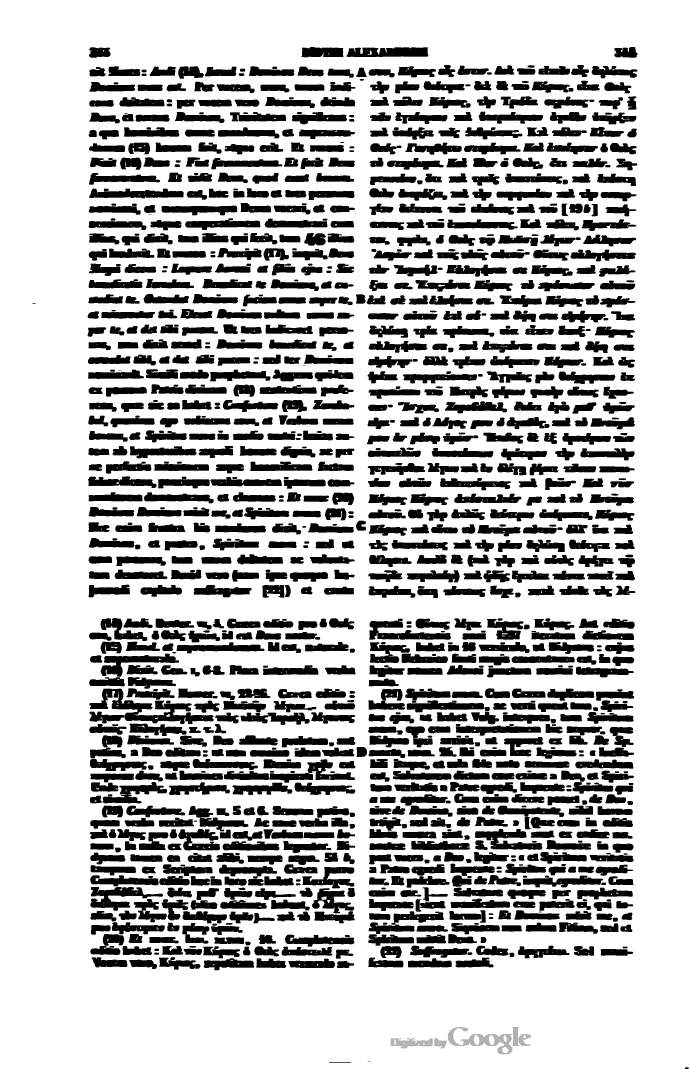
#> input picture .debris/2019-04-30 11.45.16.00/0177.pdf300___erosion.png, 2068 x 3205 px, given in place of 17.png, which was not available (shown at 1/3 size)
$ jupyter execute testPUNCT.ipynb
#> lines starting #> are read from the running program, lines starting #| are printed output that depends on the picture; after the words box and inside, x2 and y2 are one past the last pixel; in counts of white or black regions, pixels touching at a corner belong together; pictures that were not available may be replaced by others from this repository, and a replacement may not be noted
#> further down, img is the input picture: shape (3205, 2068); min 0, max 255, mean 186.8
[cell 1]
import cv2 as cv2
from matplotlib import pyplot as plt
import numpy as np
from pathlib import Path

[cell 2]
def cutPunctuation(img,wordname_path):
    #plt.imshow(img)
#> called with wordname_path = 'wordname_path'
    img = cv2.bitwise_not(img)
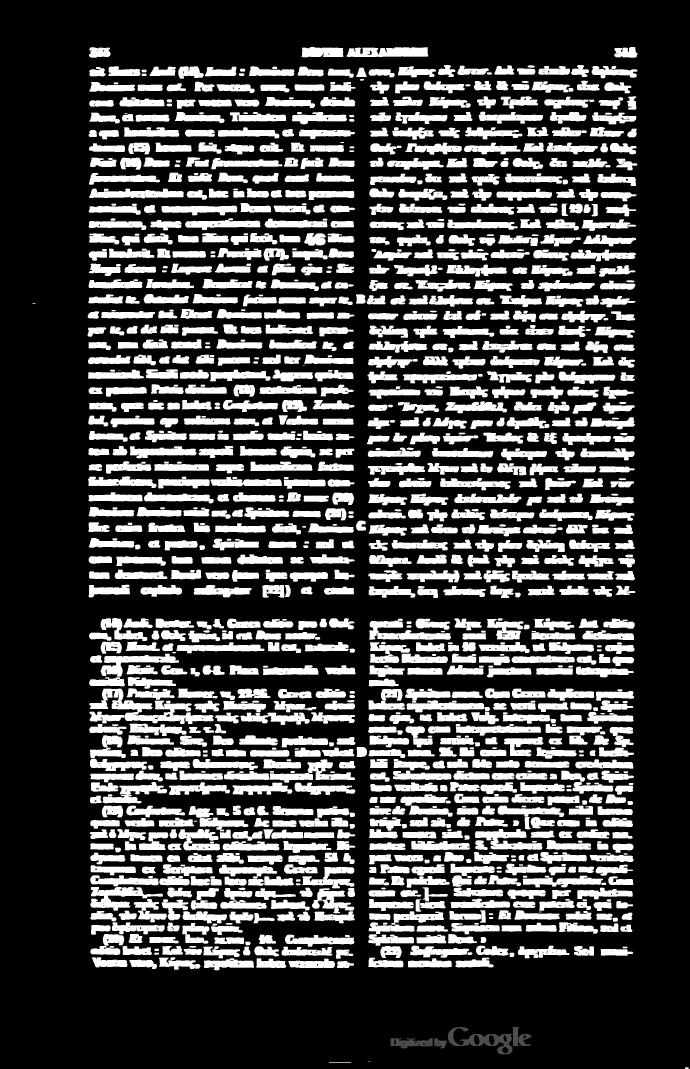
#> img: shape (3205, 2068) (shown at 1/3 size); min 0, max 255, mean 68.2
    newX=256
    newY=256
    #plt.figure()
    #plt.imshow(img)
    #img = cv2.resize(img,(int(newX),int(newY)))
    img=img//255
#> img: shape (3205, 2068); values 0 (black) and 1 (white), 26.7% white; 1284 white regions (7 under 20 px), largest, box (x1, y1, x2, y2) and area: (268, 2066, 641, 2172) 13088, (1107, 1856, 1353, 1919) 6802, (271, 2661, 489, 2732) 6628
    y=img.sum(axis=0)
#> y = 2068 values, max 1429 at index 1117, min 0 at index 0, mean 855.5

    #print (y)
    #print(y.shape)
    num=np.size(img,1)
#> num = 2068
    x = np.arange(num)
#> x = 2068 values from 0 to 2067
    ###print(x.shape)
    fig, ax = plt.subplots()
    ax.plot(x,y)
    plt.show()
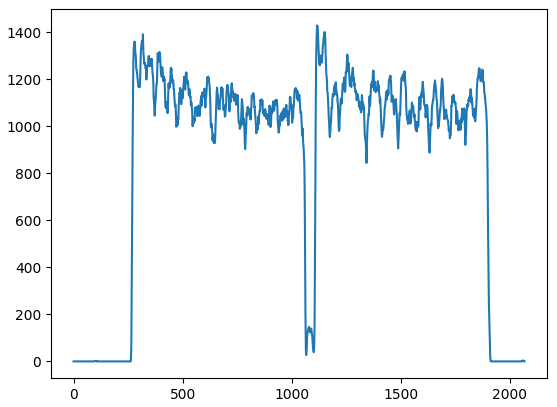
#> figure drawn by matplotlib, 1 panel; curve peaks at x = 1117, y = 1429
    plt.figure()


    # [8 lines of commented-out code are left out]

    index=np.where(y == 0)[0]
#> index = 397 values from 0 to 2067
    #index=np.where(y <= 10)[0]

    #print(index)
    len=index.shape[0]
#> len = 397
    rev_index=index[::-1]
#> rev_index = 397 values, max 2067 at index 0, min 0 at index 396, mean 804.1
    #print(len)
    #print("========")


    width=np.size(img,1)
#> width = 2068

    height=np.size(img,0)
#> height = 3205
    print(width)
#| 2068
    print(height)
#| 3205


    sum_ink=0
    for i in  range(0, len-1):
        #print(i,"++++")

        if rev_index[i+1]<rev_index[i]-1: #by pass the contigues zeros that exist
            #print("dif=",rev_index[i]-rev_index[i+1],"index=",i )
            #print(rev_index[i])
            #print(rev_index[i+1])

            xc=rev_index[i+1]

            imgF = img[0:height, 0:xc]


            imgT= img[0:height, xc:width]
            half=height/2
            print('==========')
            print('half',half)
            print('xc',xc)
            hprof=imgT.sum(axis=1)
            sumakiarea=hprof.sum()
            print('sumarea',hprof,sumakiarea)
            hprofIndex=np.where(hprof == 0)
            hprofZerosNum=np.size(hprofIndex,1)

            print('zeros',hprofZerosNum)

            print('==========')
            #if hprofZerosNum-3 >= half:
            if sumakiarea <= 90:
                #cut
                print("+++++++++++")
                imgF=255*imgF
                imgF=abs(255-imgF)
                imgReturn=imgF

                #plt.figure()
                #plt.imshow(imgF)

                return imgReturn
            else:
                #do not cut
                img=255*img
                img=abs(255-img)
                imgReturn=img
                return imgReturn
#> this loop made 2 passes
#> (xc, half, sumakiarea, hprofZerosNum) on pass 2: (2054, 1602.5, 31, 3202)
#> (printed output is left out)
#> pass 2, in cutPunctuation, `imgF = img[0:height, 0:xc]`:
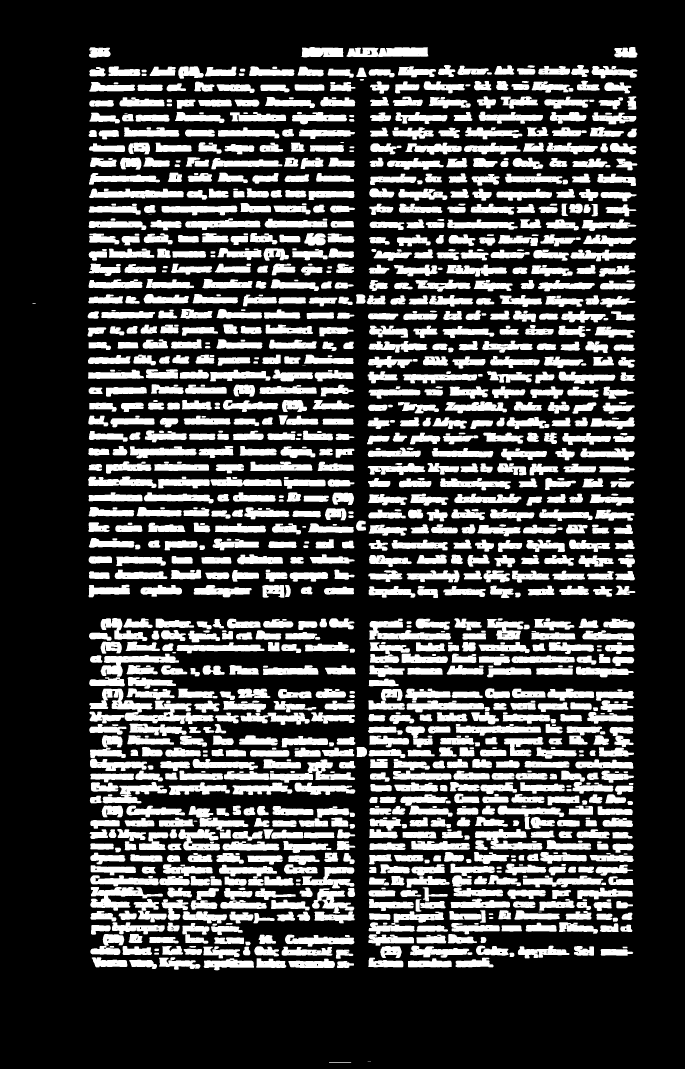
#> imgF: shape (3205, 2054) (shown at 1/3 size); values 0 (black) and 1 (white), 26.9% white; 1283 white regions (7 under 20 px), largest, box (x1, y1, x2, y2) and area: (268, 2066, 641, 2172) 13088, (1107, 1856, 1353, 1919) 6802, (271, 2661, 489, 2732) 6628

[cell 3]
#print(Path('tmp').parent)


wordname_path="..\\tmp1\\1.png"

wordname_path="..\\tmp1\\111.png"
wordname_path="..\\tmp1\\12.png"
wordname_path="..\\tmp1\\2.png"

wordname_path="..\\tmp1\\13.png"
wordname_path="..\\tmp1\\14.png"
wordname_path="..\\tmp1\\11.png"
wordname_path="..\\tmp1\\17.png"

img= cv2.imread(wordname_path,0);


# [6 lines of commented-out code are left out]
imgx=cutPunctuation(img,'wordname_path')
# [5 lines of commented-out code are left out]

plt.figure()
plt.imshow(imgx)
print(imgx)
#> (printed output is left out)
#cv2.imwrite('tmp1/111.png',imgx)

$ run again, on .debris/2019-04-30/0153.pdf300rec.png
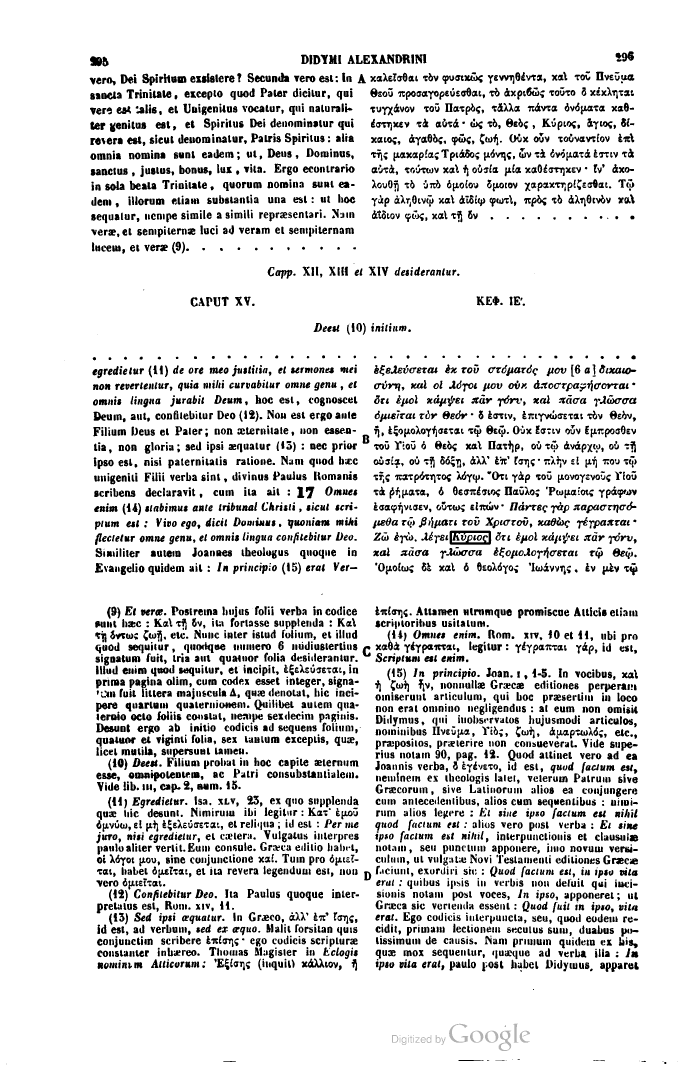
#> input picture .debris/2019-04-30/0153.pdf300rec.png, 2088 x 3195 px, given in place of 17.png, which was not available (shown at 1/3 size)
#> img is the input picture: shape (3195, 2088); min 0, max 255, mean 224
#> in cutPunctuation, `img=img//255`:
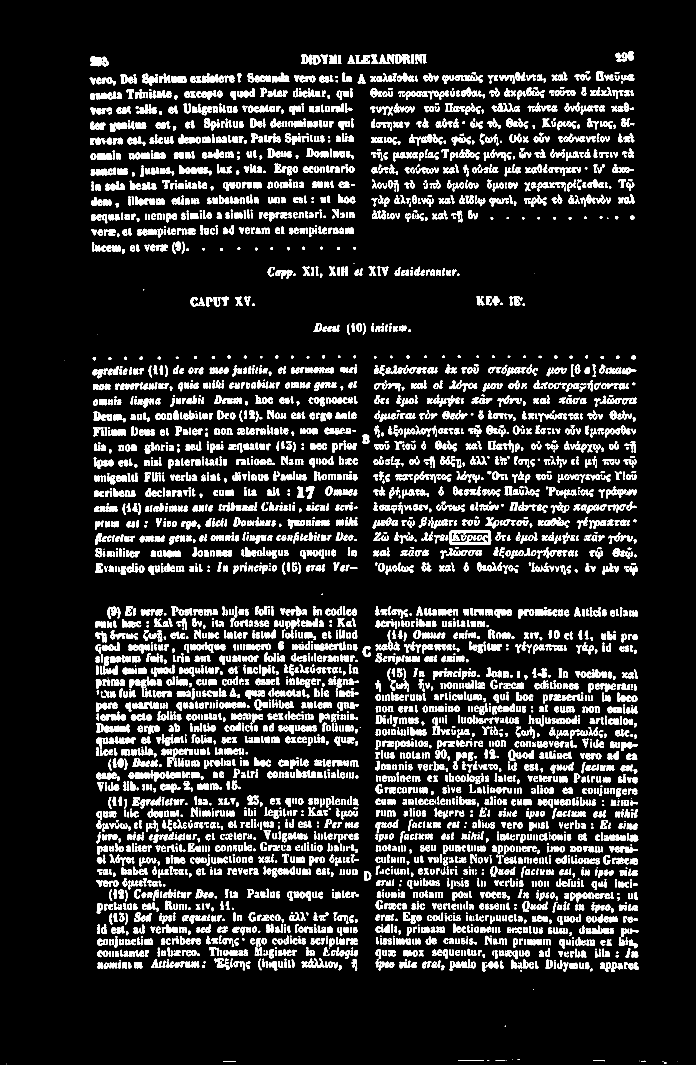
#> img: shape (3195, 2088) (shown at 1/3 size); values 0 (black) and 1 (white), 12.1% white; 5213 white regions (219 under 20 px), largest, box (x1, y1, x2, y2) and area: (1349, 1592, 1474, 1634) 2752, (289, 2170, 358, 2197) 1058, (288, 2107, 352, 2136) 924
#> y = 2088 values, max 890 at index 295, min 0 at index 0, mean 387.7
#> num = 2088
#> index = 413 values from 0 to 2087
#> rev_index = 413 values, max 2087 at index 0, min 0 at index 412, mean 797.1
#> width = 2088
#> height = 3195
#| 2088
#| 3195
#> the loop in cutPunctuation, `for i in  range(0, len-1): #print(i,"++++") ` made 55 passes
#> (xc, half, sumakiarea, hprofZerosNum) on pass 55: (2031, 1597.5, 1, 3194)
#> (printed output is left out)
#> after the loop in cutPunctuation, `for i in  range(0, len-1):`:
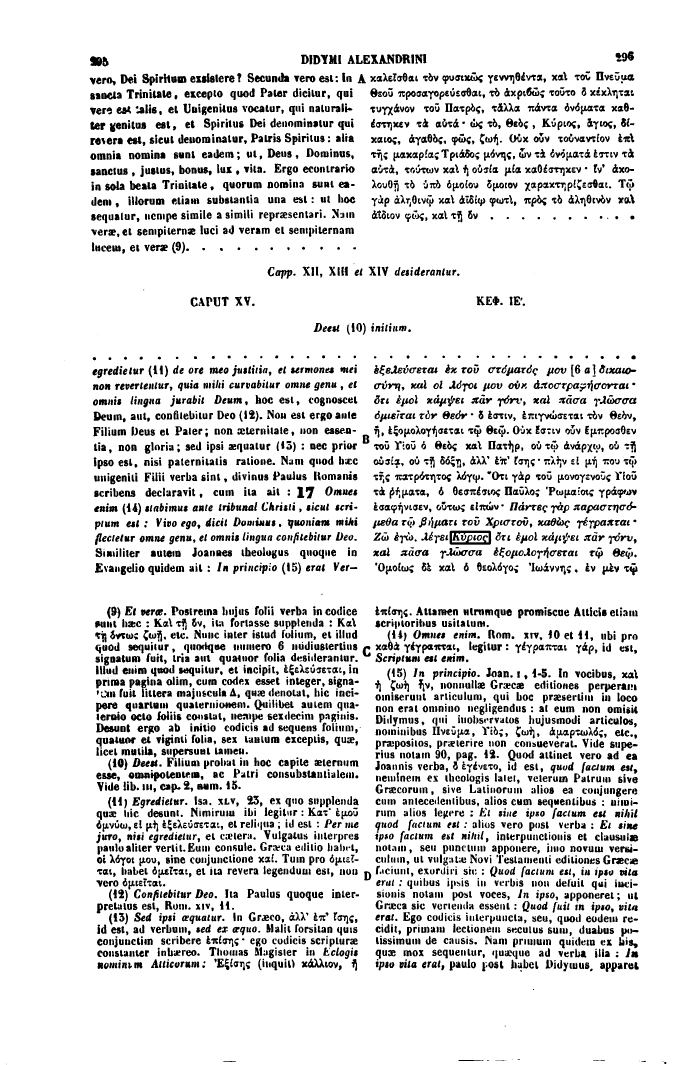
#> imgF: shape (3195, 2031) (shown at 1/3 size); 87.5% white; 5212 black regions (218 under 20 px), largest, box (x1, y1, x2, y2) and area: (1349, 1592, 1474, 1634) 2752, (289, 2170, 358, 2197) 1058, (288, 2107, 352, 2136) 924
#> (printed output is left out)
